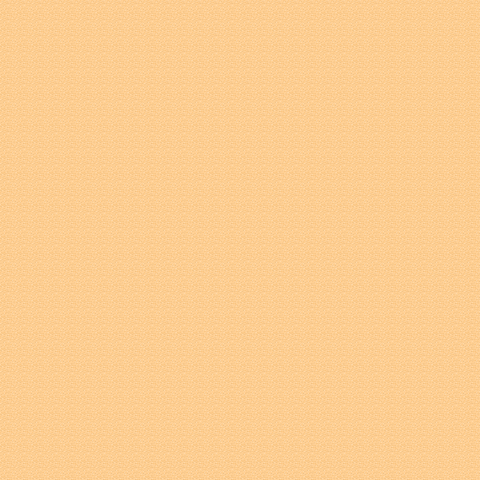

Tiled map render using the project's own tile images. Description and the map definition, with tile-layer contents summarised, below:
An orthogonal 30x30 tile map with 16x16 px tiles, 2 tile layers (Collision, Background) and 2 objects (SpawnPoint2, SpawnPoint1).

<map version="1.0" orientation="orthogonal" width="30" height="30" tilewidth="16" tileheight="16">
 <tileset firstgid="1" name="tmw_desert_spacing_final" tilewidth="16" tileheight="16" spacing="2" margin="2">
  <image source="tmw_desert_spacing_final.png" width="146" height="110" />
 </tileset>
 <objectgroup name="Objects" width="30" height="30">
  <object name="SpawnPoint2" x="447" y="30" />
  <object name="SpawnPoint1" x="32" y="453" />
 </objectgroup>
 <layer name="Collision" width="30" height="30">
  <data>[900 cells, 0 non-empty, 0 distinct tile ids]</data>
 </layer>
 <layer name="Background" width="30" height="30">
  <data>[900 cells, 900 non-empty, 1 distinct tile ids]</data>
 </layer>
</map>
